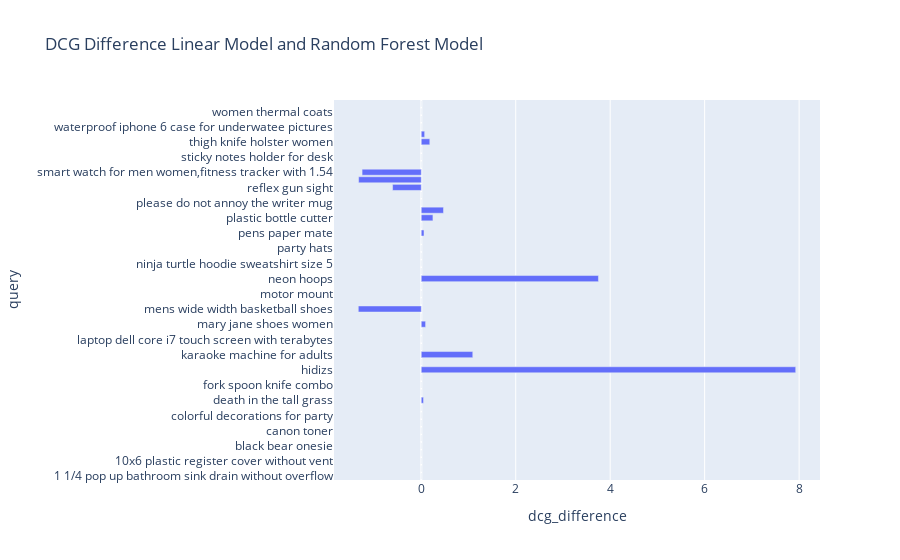

The cell this chart's notebook holds for it:
### Code cell
px.bar(df_metrics_merged, x="dcg_difference", y="query", orientation='h',
             hover_data=df_metrics_merged.columns,
             height=1000,
             title='DCG Difference Linear Model and Random Forest Model')

### Figure 1 — Plotly figure (JSON) as saved in the notebook; plotly's stock layout.template omitted (floating-point values rounded to 4 significant figures; data arrays with more than 128 entries replaced by an {"elided": "..."} marker saying what was removed)
{"data": [{"alignmentgroup": "True", "customdata": {"elided": "50x12 float values"}, "hovertemplate": "dcg_difference=%{x}<br>query=%{y}<br>linear_model dcg=%{customdata[0]}<br>linear_model ndcg=%{customdata[1]}<br>linear_model prec@10=%{customdata[2]}<br>linear_model ratio_of_ratings=%{customdata[3]}<br>random_forest dcg=%{customdata[4]}<br>random_forest ndcg=%{customdata[5]}<br>random_forest prec@10=%{customdata[6]}<br>random_forest ratio_of_ratings=%{customdata[7]}<br>dcg=%{customdata[8]}<br>ndcg=%{customdata[9]}<br>prec@10=%{customdata[10]}<br>ratio_of_ratings=%{customdata[11]}<extra></extra>", "legendgroup": "", "marker": {"color": "#636efa", "pattern": {"shape": ""}}, "name": "", "offsetgroup": "", "orientation": "h", "showlegend": false, "textposition": "auto", "type": "bar", "x": [0, 0, 0, 0, 0, 0, 0, 0, 0, 0, 0.04786, 0, 0, 0, 7.928, 0, 1.09, 0, 0, 0, 0.0915, 0, -1.333, 0, 0, 0, 3.751, 0, 0, 0, 0, 0, 0.05774, 0, 0.2468, 0.4702, 0, 0, -0.6075, -1.327, -1.253, 0, 0, 0, 0.1803, 0.07147, 0, 0, 0, 0], "xaxis": "x", "y": ["1 1/4 pop up bathroom sink drain without overflow", "1 ‘ velcro without adhesive for sewing", "10x6 plastic register cover without vent", "barn pictures for walls", "black bear onesie", "bloch ballet shoes women", "canon toner", "colemen tents", "colorful decorations for party", "cutting board stove cover", "death in the tall grass", "flower lip stick", "fork spoon knife combo", "franmar soy gel paint remover", "hidizs", "honeywell glass break sensor", "karaoke machine for adults", "kingston 120gb", "laptop dell core i7 touch screen with terabytes", "lenox lamps", "mary jane shoes women", "mens white graphic t-shirts", "mens wide width basketball shoes", "metal keaf tray", "motor mount", "motorrad rallye glove", "neon hoops", "new oxo good grips 12 piece pop container set", "ninja turtle hoodie sweatshirt size 5", "palladia book shelf", "party hats", "pearl hair band", "pens paper mate", "pet rainproof clothes", "plastic bottle cutter", "plastic, satire", "please do not annoy the writer mug", "rasberry pi4", "reflex gun sight", "sambucus elderberry syrup", "smart watch for men women,fitness tracker with 1.54", "some will not sleep", "sticky notes holder for desk", "tactical gloves", "thigh knife holster women", "vegan instant pot cookbook", "waterproof iphone 6 case for underwatee pictures", "waverly shower curtain", "women thermal coats", "work clothes for women"], "yaxis": "y"}], "layout": {"autosize": true, "barmode": "relative", "legend": {"tracegroupgap": 0}, "title": {"text": "DCG Difference Linear Model and Random Forest Model"}, "xaxis": {"anchor": "y", "autorange": true, "domain": [0, 1], "range": [-1.848, 8.442], "title": {"text": "dcg_difference"}, "type": "linear"}, "yaxis": {"anchor": "x", "autorange": true, "domain": [0, 1], "range": [-0.5, 49.5], "title": {"text": "query"}, "type": "category"}}}
